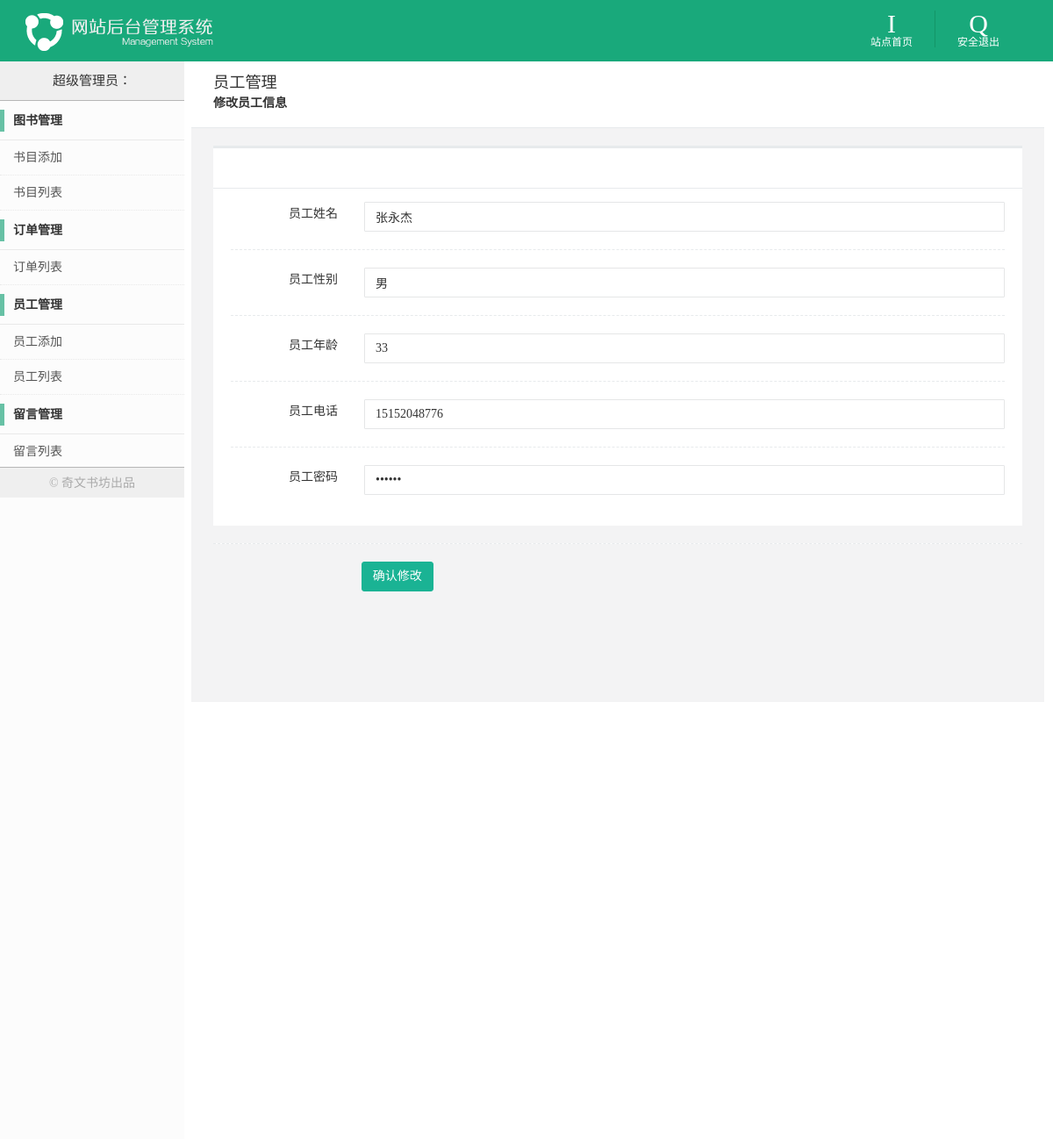
/后台管理/modstaff.php?id=100001, run on the app's committed database.
### tables this page shows
CREATE TABLE `staff_info` (
  `staff_id` char(6) NOT NULL,
  `staff_name` varchar(20) DEFAULT NULL,
  `staff_sex` varchar(2) DEFAULT NULL,
  `staff_age` tinyint(4) DEFAULT NULL,
  `staff_tel` char(11) DEFAULT NULL,
  `staff_password` varchar(14) DEFAULT NULL,
  `staff_store` char(6) DEFAULT NULL,
  PRIMARY KEY (`staff_id`)
);

### 后台管理/modstaff.php (the view, shortened to what this page needs)
<!DOCTYPE html>
<html>
<head>
    <link rel="stylesheet" type="text/css" href="css/style.css">
    <link rel="stylesheet" type="text/css" href="css/plugins/toastr/toastr.min.css">
    <link rel="stylesheet" type="text/css" href="css/plugins/toastr/toastr.min.css">
    <link rel="stylesheet" type="text/css" href="css/plugins/sweetalert/sweetalert.css">
    <link rel="stylesheet" type="text/css" href="css/index.css">
    <link rel="stylesheet" type="text/css" href="css/bootstrap.min.css">
    <link rel="stylesheet" type="text/css" href="css/font-awesome.css">
    <link rel="stylesheet" type="text/css" href="css/animate.css">
    <link rel="stylesheet" type="text/css" href="css/newstyle2.css">
    <link rel="stylesheet" type="text/css" href="css/plugins/summernote/summernote.css">
    <link rel="stylesheet" type="text/css" href="css/plugins/summernote/summernote-bs3.css">
    <link rel="stylesheet" type="text/css" href="css/style.css">
</head>
<body>
<header>
    <h1><img src="images/admin_logo.png"/></h1>
    <ul class="rt_nav">
        <li><a href="admin_index.php" class="website_icon">站点首页</a></li>
        <li><a href="admin_logout.php" class="quit_icon">安全退出</a></li>
    </ul>
</header>
<aside class="lt_aside_nav content mCustomScrollbar">
    <h2>
        <?php
        echo'超级管理员：'.$_SESSION['staff_name'];
        ?>
    </h2>
    <ul>
        <li>
            <dl>
                <dt>图书管理</dt>
                <dd><a href="addproduct.php">书目添加</a></dd>
                <dd><a href="product_list.php">书目列表</a></dd>
            </dl>
        </li>
        <li>
            <dl>
                <dt>订单管理</dt>
                <dd><a href="order_list.php" >订单列表</a></dd>
            </dl>
        </li>
        <li>
            <dl>
                <dt>员工管理</dt>
                <dd><a href="addstaff.php">员工添加</a></dd>
                <dd><a href="staff_list.php" >员工列表</a></dd>
            </dl>
        </li>
        <li>
            <dl>
                <dt>留言管理</dt>
                <dd><a href="admin_guestbook.php" >留言列表</a></dd>
            </dl>
        </li>
        <li>
            <p class="btm_infor">© 奇文书坊出品</p>
        </li>
    </ul>
</aside>
<section class="rt_wrap content mCustomScrollbar">
    <div id="wrapper">
        <div id="page-wrapper" class="gray-bg dashbard-1">
            <div class="row wrapper border-bottom white-bg page-heading">
                <div class="col-lg-9">
                    <h1>员工管理</h1>
                    <ol class="breadcrumb">
                        <li class="active">
                            <strong>修改员工信息</strong>
                        </li>
                    </ol>
                </div>
            </div>
            <div class="wrapper wrapper-content animated fadeInRight">
                <div class="row">
                    <div class="col-lg-12">
                        <div class="ibox float-e-margins">
                            <div class="ibox-title">
                                <div class="ibox-tools">
                                    <a class="collapse-link">
                                        <i class="fa fa-chevron-up"></i>
                                    </a>
                                </div>
                            </div>
                            <div class="ibox-content">
                                <form action="staff_operate.php?id=<?=$_GET['id']?>" method="post" id="addproduct_form" class="form-horizontal">
								<?php
								$servername = "localhost";
								$username = "root";
								$password = "";
								$dbname = "bookstore";
								$conn = new mysqli($servername, $username, $password, $dbname);
								mysqli_query($conn, "set names 'UTF8'");
								$staff_id=$_GET['id'];
								$sql="SELECT * from staff_info where staff_id='$staff_id'";
								$r=mysqli_query($conn,$sql);
								$row=mysqli_fetch_array($r);
								?>
                                    <div class="form-group">
                                        <text class="col-sm-2 control-label">员工姓名</text>
                                        <div class="col-sm-10">
                                            <input type="text" class="form-control" name="staffname" required="" value=<?php echo $row["staff_name"];?> id="bookname" placeholder="请输入员工姓名">
                                        </div>
                                    </div>
                                    <div class="hr-line-dashed"></div>
                                    <div class="form-group">
                                        <text class="col-sm-2 control-label">员工性别</text>
                                        <div class="col-sm-10">
                                            <input type="text" class="form-control" name="staffsex"  id="bookid" required="" value=<?php echo $row["staff_sex"];?> placeholder="请输入员工性别">
                                        </div>
                                    </div>
                                    <div class="hr-line-dashed"></div>
                                    <div class="form-group">
                                        <text class="col-sm-2 control-label">员工年龄</text>
                                        <div class="col-sm-10">
                                            <input type="text" class="form-control" name="staffage"  id="authorname" required="" value=<?php echo $row["staff_age"];?> placeholder="请输入员工年龄">
                                        </div>
                                    </div>
                                    <div class="hr-line-dashed"></div>
                                    <div class="form-group">
                                        <text class="col-sm-2 control-label">员工电话</text>
                                        <div class="col-sm-10">
                                            <input type="text" class="form-control" name="stafftel"  id="authorid" required="" value=<?php echo $row["staff_tel"];?> placeholder="请输入员工电话">
                                        </div>
                                    </div>
                                    <div class="hr-line-dashed"></div>
                                    <div class="form-group">
                                        <text class="col-sm-2 control-label">员工密码</text>
                                        <div class="col-sm-10">
                                            <input type="password" class="form-control" name="staffpassword" id="authorid" required="" value=<?php echo $row["staff_password"];?> placeholder="请输入员工密码">
                                        </div>
                                    </div>
                            </div>
                            <div class="hr-line-dashed"></div>
                            <div class="form-group">
                                <div class="col-sm-4 col-sm-offset-2">
                                    <button class="btn btn-primary new-pro" type="submit" id="addbook_button" >确认修改</button>
                                </div>
                            </div>
                        </div>
                    </div>
                </div>
            </div>
        </div>
    </div>
</section>
</body>
</html>

### CSS/style.css (style rules this page uses)
html { overflow-y:hidden; }
body { margin:0;height:100%; }
button,input,optgroup,select,textarea { color:inherit;font:inherit;margin:0 }
button,html input[type=button],input[type=reset],input[type=submit] { -webkit-appearance:button;cursor:pointer }
input,select,button { outline:none; }
img { vertical-align:middle;border:0 }
html { font-size:50px;-webkit-tap-highlight-color:transparent;height:100%;min-width:320px;overflow-x:hidden }
body { font-family:"Microsoft YaHei";font-size:.28em;line-height:1;color:#333;background-color:white; }
.h1,.h2,.h3,.h4,.h5,.h6,h1,h2,h3,h4,h5,h6 { font-weight:500;line-height:1.1 }
.h1,.h2,.h3,h1,h2,h3 { margin-top:.28rem;margin-bottom:.14rem }
.h1,h1 { font-size:.364rem }
.h2,h2 { font-size:.2996rem }
button,input,select,textarea { font-family:inherit;font-size:inherit;line-height:inherit }
a { color:#06c1ae;text-decoration:none;outline:0 }
ul { margin:0;padding:0;list-style-type:none }
h6,p { line-height:1.41;text-align:justify;margin:-.2em 0;word-break:break-all }
header { background:#19a97b;overflow:hidden; }
header h1 { margin:0;float:left;margin-left:1%; }
header h1 img { width:auto;max-width:300px;height:70px; }
header .rt_nav { float:right;overflow:hidden;margin-right:3%;margin-top:12px; }
header .rt_nav li { float:left;padding:0 25px;text-align:center;border-right:1px #139667 solid; }
header .rt_nav li:last-child { border:none; }
header .rt_nav li a { color:white;font-size:12px;text-shadow:0 0 1px #20af83;display:block; }
header .rt_nav li a:before { font-family:'adminthemesregular';color:white;font-size:30px;display:block; }
header .rt_nav li .website_icon:before { content:"I"; }
header .rt_nav li .quit_icon:before { content:"Q"; }
.lt_aside_nav { width:210px;height:100%;position:absolute;top:70px;left:0;background:#fcfcfc; }
.lt_aside_nav h2 { text-align:center;border-bottom:1px #b6b6b6 solid;margin:0;height:45px;line-height:45px;background:#efefef; }
.lt_aside_nav ul { margin-bottom:75px; }
.lt_aside_nav dl { margin:0; }
.lt_aside_nav dl dt { font-weight:bold;height:45px;line-height:45px;border-bottom:1px #e9e9e9 solid;padding:0 15px;position:relative; }
.lt_aside_nav dl dt:before { position:absolute;width:5px;height:25px;background:#67c1a5;content:"";top:10px;left:0; }
.lt_aside_nav dl dd { margin:0;height:40px;line-height:40px;border-bottom:1px #e9e9e9 dotted; }
.lt_aside_nav dl dd a { display:block;color:#555555;padding:0 15px; }
.lt_aside_nav .btm_infor { height:35px;line-height:35px;width:100%;background:#efefef;border-top:1px #b6b6b6 solid;text-align:center;color:#aaa; }
.rt_wrap { margin-left:218px;margin-right:10px;height:100%;position:relative; }

### CSS/index.css (style rules this page uses)
li { list-style: none; }

### data on the page
staff_info: staffname "张永杰", staffsex "男", staffage "33", stafftel "15152048776"
